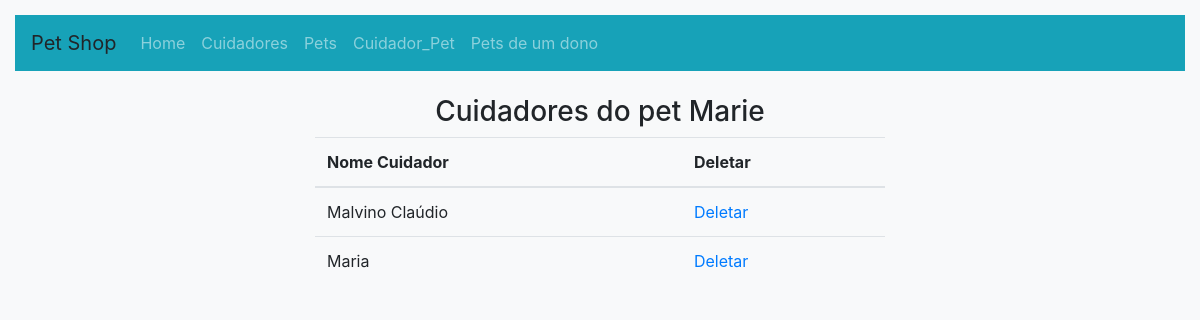
The page /cuidadoresPet.php?id=2 on the database its author committed.
### tables this page shows
CREATE TABLE `pet` (
  `id` int(11) NOT NULL,
  `nome` varchar(100) NOT NULL,
  `descricao` varchar(300) NOT NULL,
  `tel_tutor` varchar(11) NOT NULL,
  `data_cadastro` datetime NOT NULL
);

CREATE TABLE `cuidador` (
  `id` int(11) NOT NULL,
  `nome` varchar(100) NOT NULL,
  `email` varchar(100) NOT NULL,
  `data_cadastro` datetime NOT NULL
);

### Pet.php (called while the page is built, shortened)
<?php
class Pet{
    public static function nomePet($idPet)
    {
        try {
            $conexao = Conexao::getConexao();
            $sql = $conexao->prepare("select nome from pet where id = ?");
            $sql->execute([$idPet]);
            return $sql->fetchAll();
        } catch (Exception $e) {
            echo $e->getMessage();
            exit;
        }
    }
    }
?>

### Cuidador_Pet.php (called while the page is built, shortened)
<?php
class CuidadorPet
{
public static function cuidador_Pet($idPet){
    try {
        $conexao = Conexao::getConexao();
        $sql = $conexao->prepare("select c.nome, c.id from cuidador c join cuidador_pet cp on c.id = cp.id_cuidador
        join pet p on p.id = cp.id_pet where id_pet=? order by nome");
        $sql->execute([$idPet]);
        return $sql->fetchAll();
    } catch (Exception $e) {
        echo $e->getMessage();
        exit;
    }
}
}
?>

### cuidadoresPet.php (the view, shortened to what this page needs)
<!DOCTYPE html>
<html lang="en">
<head>
    <link rel="stylesheet" href="https://stackpath.bootstrapcdn.com/bootstrap/4.1.3/css/bootstrap.min.css"
>
    <link rel="stylesheet" href="PetShop.css">
</head>
<body class="bg-light">
<nav class="navbar navbar-expand-lg navbar-dark bg-info">
        <a class="navbar-brand">Pet Shop</a>
        <div class="collapse navbar-collapse" id="navbarNav">
            <ul class="navbar-nav">
            <li class="nav-item">
                <a class="nav-link" href="index.php">Home</a>
            </li>
            <li class="nav-item">
                <a class="nav-link" href="ListaCuidadores.php">Cuidadores</a>
            </li>
            <li class="nav-item">
                <a class="nav-link" href="ListaPets.php">Pets</a>
            </li>
            <li class="nav-item">
                <a class="nav-link" href="ListaCuidador_Pet.php">Cuidador_Pet</a>
            </li>
            <li class="nav-item ">
                <a class="nav-link" href="ListarPetDono.php">Pets de um dono</a>
            </li>
            </ul>
        </div>
    </nav>
    <div class="row">
    <div class="col">
    </div>
    <div class="col-6">
    <br>
    <?php
    require_once "configs/Cuidador_Pet.php";
        if(isset($_GET['id']) and !empty($_GET['id'])){
            $idPet = $_GET['id'];
            require_once "configs/Pet.php";
            $nomePet = Pet::nomePet($idPet);
            echo "<h3>Cuidadores do pet ". $nomePet[0]["nome"]. "</h3>";
        }
    ?>
    <table class="table bg-light">
        <thead>
            <tr>
            <th scope="col">Nome Cuidador</th>
            <th scope="col">Deletar</th>
            </tr>
        </thead>
        <tbody>
    <?php
    if(isset($_GET['id']) and !empty($_GET['id'])){
        $idPet = $_GET['id'];
        $petCuidadores = CuidadorPet::cuidador_Pet($idPet);
        foreach ($petCuidadores as $cuidador) {
            echo "<tr>";
            echo "<td>" . $cuidador["nome"] . "</td>";
            $idCuidador = $cuidador["id"];
            echo "<td><a href='deletarCuidadorPet.php?deletarCuidadorPet=[$idCuidador, $idPet]'>Deletar</a></td>";
            echo "</tr>";
        }
    }
    ?>
        </tbody>
    </table>
    </div>
    <div class="col">
    </div>
  </div>
</body>
</html>

### PetShop.css (style rules this page uses)
h3 { text-align: center; }
body { padding: 15px; }

### rows shown on the page
pet: nome "Marie"
cuidador: nome "Malvino Claúdio"
cuidador: nome "Maria"
